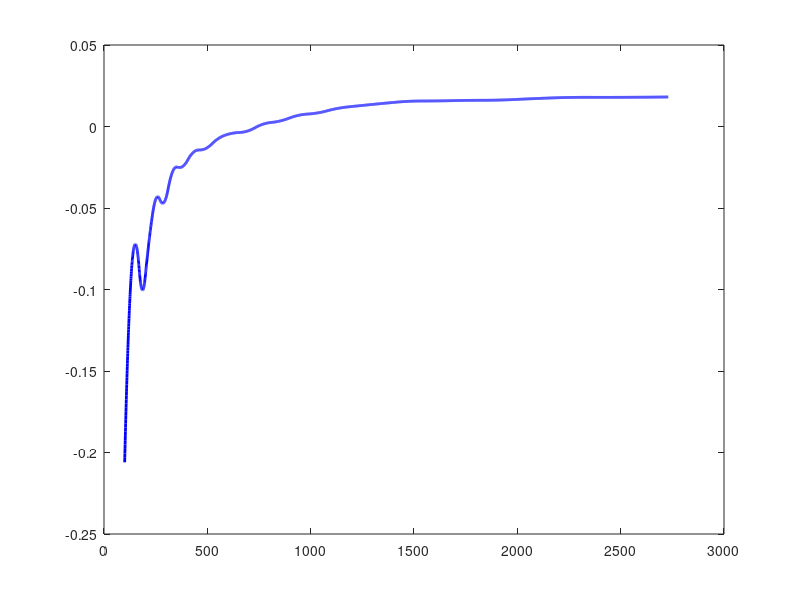

MATLAB code to generate this figure: (Note: this script raises an error after producing the figure.)
clc
clear
close all

%% =========================
% DATOS EXPERIMENTALES
%% =========================

f = [100 120 145 170 200 235 270 310 355 405 ...
    460 520 585 655 730 810 895 985 1080 1180 ...
    1290 1410 1540 1680 1830 1990 2160 2340 ...
    2530 2730];

Z = [152.3 149.1 146.8 144.9 142.0 139.5 137.9 ...
    136.1 134.8 133.6 132.7 131.9 131.4 131.1 ...
    130.9 131.0 131.3 131.9 132.7 133.8 135.2 ...
    136.9 138.9 141.1 143.5 146.1 149.0 152.2 ...
    155.6 159.2];

%% =========================
% SPLINE CUBICO
%% =========================

pp = spline(f,Z);

%% =========================
% DERIVADA ANALITICA
%% =========================

pp_der = fnder(pp,1);

%% =========================
% MALLA FINA
%% =========================

x = linspace(100,2730,5000);

% Evaluacion de la derivada
dZ = ppval(pp_der,x);

%% =========================
% BUSQUEDA DEL MINIMO
%% =========================

indice = find(dZ > 0,1);

f_min = x(indice);

valor_derivada = dZ(indice);

%% =========================
% RESULTADOS
%% =========================

fprintf('Frecuencia aproximada del minimo = %.4f Hz\n',f_min)

fprintf('Valor de la derivada = %.4e Ohm/Hz\n',valor_derivada)

%% =========================
% GRAFICA
%% =========================

figure

plot(x,dZ,...
    'b',...
    'LineWidth',2)

hold on

% Linea horizontal
yline(0,'k--','LineWidth',1)

% Punto critico
plot(f_min,valor_derivada,...
    'ro',...
    'MarkerFaceColor','r',...
    'MarkerSize',8)

grid on
box on

xlabel('Frecuencia (Hz)')
ylabel('d|Z| / df')

title('Derivada Primera del Spline Cubico')

legend('Derivada del spline',...
    'd|Z|/df = 0',...
    'Punto critico',...
    'Location','best')
